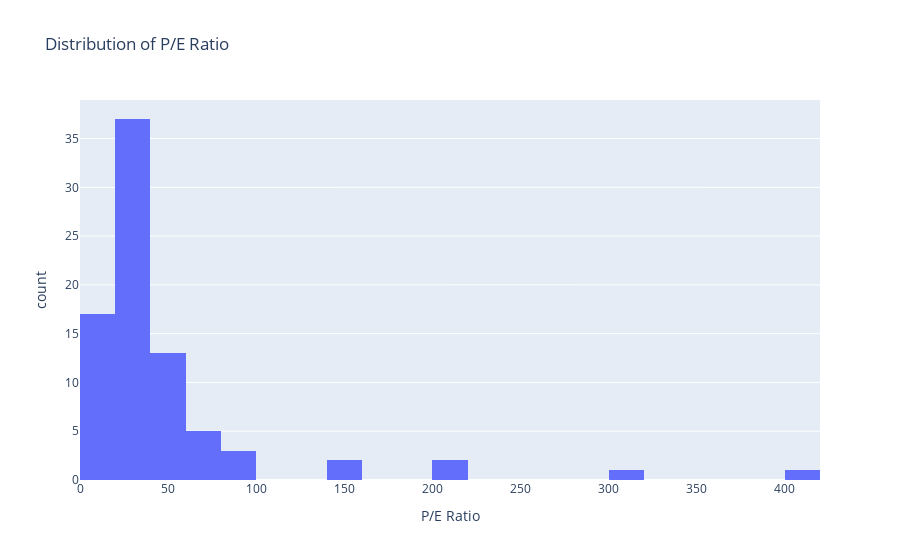
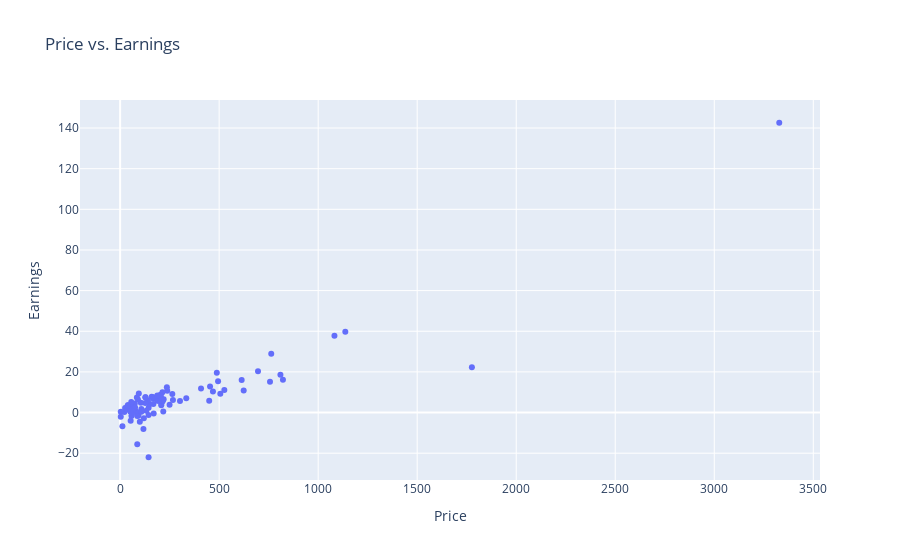

Notebook code for these charts, in order:
### Code cell
import yfinance as yf
import pandas as pd
import plotly.express as px
import plotly.graph_objects as go

# Get NASDAQ 100 ticker symbols
nasdaq_100_tickers = [
    'AAPL', 'MSFT', 'GOOGL', 'AMZN', 'TSLA', 'NVDA', 'META', 'PEP', 'COST', 'AVGO', 'CSCO', 'ADBE',
    'CMCSA', 'TXN', 'NFLX', 'INTC', 'QCOM', 'TMUS', 'HON', 'AMGN', 'PYPL', 'AMD', 'INTU', 'ISRG',
    'BKNG', 'REGN', 'ADI', 'MU', 'ASML', 'LRCX', 'GILD', 'MELI', 'MNST', 'VRTX', 'CSX', 'KDP',
    'NXPI', 'TTD', 'IDXX', 'DOCU', 'WBA', 'EA', 'JD', 'BIDU', 'MAR', 'SNPS', 'BIIB', 'WDAY',
    'XEL', 'EXC', 'CTSH', 'EBAY', 'ROST', 'ADP', 'TTWO', 'CDNS', 'ORLY', 'ILMN', 'MRNA', 'LIN',
    'ZM', 'ALGN', 'FAST', 'DLTR', 'PAYX', 'VRSK', 'PCAR', 'SIRI', 'WDC', 'CPRT', 'ODFL', 'ANSS',
    'MCHP', 'SWKS', 'NTES', 'KLAC', 'CTAS', 'CHKP', 'LULU', 'INCY', 'OKTA', 'PTON', 'ZS', 'CRWD',
    'DDOG', 'TEAM', 'DOCU', 'MRVL', 'CEG', 'ABNB', 'SNOW', 'PDD', 'ROKU', 'VRSN', 'FOXA'
]

# Fetch data
data = yf.download(tickers=nasdaq_100_tickers, period="1y", interval="1d", group_by='ticker', auto_adjust=True)

# Extract relevant metrics
metrics = []
for ticker in nasdaq_100_tickers:
    stock = yf.Ticker(ticker)
    info = stock.info
    metrics.append({
        'Ticker': ticker,
        'Price': info.get('currentPrice'),
        'Market Cap': info.get('marketCap'),
        'Earnings': info.get('trailingEps'),
        'P/E Ratio': info.get('trailingPE'),
        'EV/EBITDA': info.get('enterpriseToEbitda'),
        'PEG Ratio': info.get('pegRatio'),
        'Earnings Growth Rate': info.get('earningsGrowth')
    })

# Create DataFrame
metrics_df = pd.DataFrame(metrics)

# Check if data is fetched correctly
print(metrics_df)

# Summary statistics
summary = metrics_df.describe()
print(summary)

# Plotting the distribution of P/E Ratio
fig1 = px.histogram(metrics_df, x='P/E Ratio', nbins=30, title='Distribution of P/E Ratio', hover_data=['Ticker'])
fig1.show()

# Plotting Price vs. Earnings
fig2 = px.scatter(metrics_df, x='Price', y='Earnings', title='Price vs. Earnings', hover_data=['Ticker'])
fig2.show()

# Analyzing top 10 companies by Market Cap
top_10 = metrics_df.nlargest(10, 'Market Cap')
print(top_10[['Ticker', 'Market Cap', 'Price', 'Earnings', 'P/E Ratio', 'EV/EBITDA', 'PEG Ratio']])

# Correlation matrix
correlation_matrix = metrics_df[['Price', 'Earnings', 'P/E Ratio', 'EV/EBITDA', 'PEG Ratio']].corr()
print(correlation_matrix)

# Plotting the correlation matrix
fig3 = go.Figure(data=go.Heatmap(
    z=correlation_matrix.values,
    x=correlation_matrix.columns,
    y=correlation_matrix.index,
    colorscale='coolwarm'
))
fig3.update_layout(title='Correlation Matrix')
fig3.show()

# Interactive graph for PEG Ratio of each stock
fig4 = px.scatter(metrics_df, x='Ticker', y='PEG Ratio', title='PEG Ratio of Each Stock', hover_data=['Price', 'Market Cap', 'Earnings'])
fig4.show()

### Figure 1 — Plotly figure (JSON) as saved in the notebook; plotly's stock layout.template omitted (floating-point values rounded to 4 significant figures)
{"data": [{"alignmentgroup": "True", "bingroup": "x", "hovertemplate": "P/E Ratio=%{x}<br>count=%{y}<extra></extra>", "legendgroup": "", "marker": {"color": "#636efa", "pattern": {"shape": ""}}, "name": "", "nbinsx": 30, "offsetgroup": "", "orientation": "v", "showlegend": false, "type": "histogram", "x": [33.46, 34.62, 23.91, 40.07, 58.5, 62.73, 24.94, 25.84, 50.84, 61.99, 15.76, 47.45, 10.61, 32.55, 38.35, 89.5, 20.37, 23.62, 23.2, 47.64, 15.04, 157.7, 57.56, 77.27, 23.34, 28.61, 48.48, null, 43.61, 26.33, 213.2, 79.65, 32.66, 32.11, 18.62, 22.48, 22.24, 207.7, 45.41, 99.48, null, 35.1, 11.49, 11.33, 21.37, 55.04, 25.9, 38.3, 17.84, 16.02, 16.86, 10.93, 23.65, 28.99, null, 64.67, 28.58, null, null, 35.28, 21.58, 36.25, 33.48, null, 27.25, 42.87, 10.01, 9.455, null, 36.17, 33.47, 53.3, 30.05, 21.63, 13.99, 34.36, 49.92, 24.92, 18.96, 157.2, null, null, null, 403.5, 315.4, null, 99.48, null, 22.31, 17.17, null, 16.92, null, 22.48, 11.77], "xaxis": "x", "yaxis": "y"}], "layout": {"autosize": true, "barmode": "relative", "legend": {"tracegroupgap": 0}, "title": {"text": "Distribution of P/E Ratio"}, "xaxis": {"anchor": "y", "autorange": true, "domain": [0, 1], "range": [0, 420], "title": {"text": "P/E Ratio"}, "type": "linear"}, "yaxis": {"anchor": "x", "autorange": true, "domain": [0, 1], "range": [0, 38.95], "title": {"text": "count"}}}}

### Figure 2 — Plotly figure (JSON) as saved in the notebook; plotly's stock layout.template omitted (floating-point values rounded to 4 significant figures)
{"data": [{"customdata": [["AAPL"], ["MSFT"], ["GOOGL"], ["AMZN"], ["TSLA"], ["NVDA"], ["META"], ["PEP"], ["COST"], ["AVGO"], ["CSCO"], ["ADBE"], ["CMCSA"], ["TXN"], ["NFLX"], ["INTC"], ["QCOM"], ["TMUS"], ["HON"], ["AMGN"], ["PYPL"], ["AMD"], ["INTU"], ["ISRG"], ["BKNG"], ["REGN"], ["ADI"], ["MU"], ["ASML"], ["LRCX"], ["GILD"], ["MELI"], ["MNST"], ["VRTX"], ["CSX"], ["KDP"], ["NXPI"], ["TTD"], ["IDXX"], ["DOCU"], ["WBA"], ["EA"], ["JD"], ["BIDU"], ["MAR"], ["SNPS"], ["BIIB"], ["WDAY"], ["XEL"], ["EXC"], ["CTSH"], ["EBAY"], ["ROST"], ["ADP"], ["TTWO"], ["CDNS"], ["ORLY"], ["ILMN"], ["MRNA"], ["LIN"], ["ZM"], ["ALGN"], ["FAST"], ["DLTR"], ["PAYX"], ["VRSK"], ["PCAR"], ["SIRI"], ["WDC"], ["CPRT"], ["ODFL"], ["ANSS"], ["MCHP"], ["SWKS"], ["NTES"], ["KLAC"], ["CTAS"], ["CHKP"], ["LULU"], ["INCY"], ["OKTA"], ["PTON"], ["ZS"], ["CRWD"], ["DDOG"], ["TEAM"], ["DOCU"], ["MRVL"], ["CEG"], ["ABNB"], ["SNOW"], ["PDD"], ["ROKU"], ["VRSN"], ["FOXA"]], "hovertemplate": "Price=%{x}<br>Earnings=%{y}<br>Ticker=%{customdata[0]}<extra></extra>", "legendgroup": "", "marker": {"color": "#636efa", "symbol": "circle"}, "mode": "markers", "name": "", "orientation": "v", "showlegend": false, "type": "scatter", "x": [219.9, 408.5, 166.7, 167.9, 207.7, 107.3, 488.1, 178.0, 822.1, 143.8, 46.66, 526.2, 39.9, 187.5, 613.6, 21.48, 159.3, 188.8, 203.7, 334.0, 61.98, 132.5, 623.9, 449.7, 3328.0, 1082.0, 208.0, 92.7, 809.4, 763, 76.77, 1776.0, 51.61, 494.5, 34.08, 35.07, 237.8, 83.08, 468.6, 51.73, 11.48, 148.8, 25.16, 84.49, 213.7, 505.8, 205.7, 214.9, 59.75, 38.77, 74, 56.2, 140.2, 263.5, 143.7, 249.6, 1137.0, 117.7, 86.58, 454, 58.49, 213.5, 67.3, 99.53, 127.3, 266.7, 94.36, 3.12, 57.23, 51.73, 195.1, 302.2, 75.43, 104.7, 89.97, 696.2, 756.8, 180.4, 236, 64.47, 86.69, 3.2, 169.5, 217.9, 107.2, 143.7, 51.73, 59.25, 167.1, 128.2, 119.8, 127.4, 53.14, 187.7, 37.31], "xaxis": "x", "y": [6.57, 11.8, 6.97, 4.19, 3.55, 1.71, 19.57, 6.89, 16.17, 2.32, 2.96, 11.09, 3.76, 5.76, 16, 0.24, 7.82, 7.99, 8.78, 7.01, 4.12, 0.84, 10.84, 5.82, 142.6, 37.82, 4.29, -1.41, 18.56, 28.98, 0.36, 22.3, 1.58, 15.4, 1.83, 1.56, 10.69, 0.4, 10.32, 0.52, -6.74, 4.24, 2.19, 7.46, 10, 9.19, 7.94, 5.61, 3.35, 2.42, 4.39, 5.14, 5.93, 9.09, -22, 3.86, 39.79, -8.15, -15.6, 12.87, 2.71, 5.89, 2.01, -4.52, 4.67, 6.22, 9.43, 0.33, -1.72, 1.43, 5.83, 5.67, 2.51, 4.84, 6.43, 20.26, 15.16, 7.24, 12.45, 0.41, -1.67, -2.11, -0.51, 0.54, 0.34, -1.16, 0.52, -1.13, 7.49, 7.47, -2.79, 7.53, -3.98, 8.35, 3.17], "yaxis": "y"}], "layout": {"autosize": true, "legend": {"tracegroupgap": 0}, "title": {"text": "Price vs. Earnings"}, "xaxis": {"anchor": "y", "autorange": true, "domain": [0, 1], "range": [-198.3, 3530.0], "title": {"text": "Price"}, "type": "linear"}, "yaxis": {"anchor": "x", "autorange": true, "domain": [0, 1], "range": [-35.58, 156.2], "title": {"text": "Earnings"}, "type": "linear"}}}
